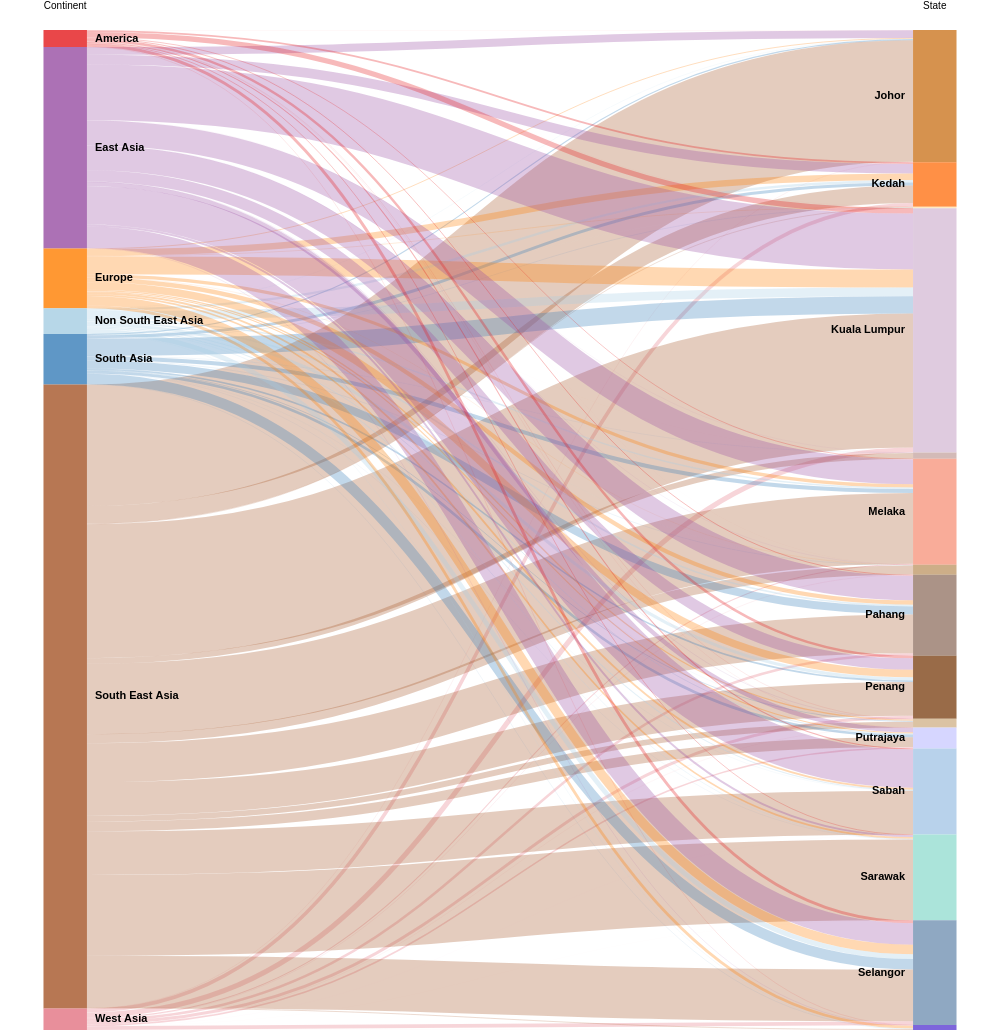

Here is the Vega-Lite specification saved for this chart:
### Vega specification from a JSON file in a GitHub repository (floating-point values rounded to 4 significant figures)
{"$schema": "https://vega.github.io/schema/vega/v3.0.json", "width": 1000, "height": 1000, "data": [{"name": "rawData", "values": [{"Continent": "America", "State": "Johor", "Total_Arrivals": 9861}, {"Continent": "East Asia", "State": "Johor", "Total_Arrivals": 464974}, {"Continent": "Europe", "State": "Johor", "Total_Arrivals": 51181}, {"Continent": "Non South East Asia", "State": "Johor", "Total_Arrivals": 18310}, {"Continent": "South Asia", "State": "Johor", "Total_Arrivals": 67553}, {"Continent": "South East Asia", "State": "Johor", "Total_Arrivals": 7275410}, {"Continent": "West Asia", "State": "Johor", "Total_Arrivals": 17890}, {"Continent": "America", "State": "Kedah", "Total_Arrivals": 110758}, {"Continent": "East Asia", "State": "Kedah", "Total_Arrivals": 574597}, {"Continent": "Europe", "State": "Kedah", "Total_Arrivals": 390134}, {"Continent": "Non South East Asia", "State": "Kedah", "Total_Arrivals": 146073}, {"Continent": "South Asia", "State": "Kedah", "Total_Arrivals": 183272}, {"Continent": "South East Asia", "State": "Kedah", "Total_Arrivals": 1045980}, {"Continent": "West Asia", "State": "Kedah", "Total_Arrivals": 220484}, {"Continent": "America", "State": "Kelantan", "Total_Arrivals": 2969}, {"Continent": "Europe", "State": "Kelantan", "Total_Arrivals": 27712}, {"Continent": "Non South East Asia", "State": "Kelantan", "Total_Arrivals": 3659}, {"Continent": "South Asia", "State": "Kelantan", "Total_Arrivals": 18674}, {"Continent": "South East Asia", "State": "Kelantan", "Total_Arrivals": 35934}, {"Continent": "West Asia", "State": "Kelantan", "Total_Arrivals": 3489}, {"Continent": "America", "State": "Kuala Lumpur", "Total_Arrivals": 314172}, {"Continent": "East Asia", "State": "Kuala Lumpur", "Total_Arrivals": 3342480}, {"Continent": "Europe", "State": "Kuala Lumpur", "Total_Arrivals": 1082939}, {"Continent": "Non South East Asia", "State": "Kuala Lumpur", "Total_Arrivals": 514170}, {"Continent": "South Asia", "State": "Kuala Lumpur", "Total_Arrivals": 1038683}, {"Continent": "South East Asia", "State": "Kuala Lumpur", "Total_Arrivals": 8019347}, {"Continent": "West Asia", "State": "Kuala Lumpur", "Total_Arrivals": 303758}, {"Continent": "America", "State": "Labuan", "Total_Arrivals": 810}, {"Continent": "East Asia", "State": "Labuan", "Total_Arrivals": 8809}, {"Continent": "Europe", "State": "Labuan", "Total_Arrivals": 1651}, {"Continent": "Non South East Asia", "State": "Labuan", "Total_Arrivals": 602}, {"Continent": "South Asia", "State": "Labuan", "Total_Arrivals": 11802}, {"Continent": "South East Asia", "State": "Labuan", "Total_Arrivals": 338464}, {"Continent": "America", "State": "Melaka", "Total_Arrivals": 46253}, {"Continent": "East Asia", "State": "Melaka", "Total_Arrivals": 1486596}, {"Continent": "Europe", "State": "Melaka", "Total_Arrivals": 192736}, {"Continent": "Non South East Asia", "State": "Melaka", "Total_Arrivals": 88026}, {"Continent": "South Asia", "State": "Melaka", "Total_Arrivals": 247572}, {"Continent": "South East Asia", "State": "Melaka", "Total_Arrivals": 4220615}, {"Continent": "West Asia", "State": "Melaka", "Total_Arrivals": 61069}, {"Continent": "America", "State": "Negeri Sembilan", "Total_Arrivals": 2159}, {"Continent": "East Asia", "State": "Negeri Sembilan", "Total_Arrivals": 11891}, {"Continent": "Europe", "State": "Negeri Sembilan", "Total_Arrivals": 16422}, {"Continent": "Non South East Asia", "State": "Negeri Sembilan", "Total_Arrivals": 6966}, {"Continent": "South Asia", "State": "Negeri Sembilan", "Total_Arrivals": 15879}, {"Continent": "South East Asia", "State": "Negeri Sembilan", "Total_Arrivals": 532780}, {"Continent": "West Asia", "State": "Negeri Sembilan", "Total_Arrivals": 18272}, {"Continent": "America", "State": "Pahang", "Total_Arrivals": 54437}, {"Continent": "East Asia", "State": "Pahang", "Total_Arrivals": 1475469}, {"Continent": "Europe", "State": "Pahang", "Total_Arrivals": 259049}, {"Continent": "Non South East Asia", "State": "Pahang", "Total_Arrivals": 105098}, {"Continent": "South Asia", "State": "Pahang", "Total_Arrivals": 479448}, {"Continent": "South East Asia", "State": "Pahang", "Total_Arrivals": 2322400}, {"Continent": "West Asia", "State": "Pahang", "Total_Arrivals": 152766}, {"Continent": "America", "State": "Penang", "Total_Arrivals": 149665}, {"Continent": "East Asia", "State": "Penang", "Total_Arrivals": 681596}, {"Continent": "Europe", "State": "Penang", "Total_Arrivals": 455832}, {"Continent": "Non South East Asia", "State": "Penang", "Total_Arrivals": 190781}, {"Continent": "South Asia", "State": "Penang", "Total_Arrivals": 90087}, {"Continent": "South East Asia", "State": "Penang", "Total_Arrivals": 2020877}, {"Continent": "West Asia", "State": "Penang", "Total_Arrivals": 183025}, {"Continent": "America", "State": "Perak", "Total_Arrivals": 17095}, {"Continent": "East Asia", "State": "Perak", "Total_Arrivals": 19609}, {"Continent": "Europe", "State": "Perak", "Total_Arrivals": 79011}, {"Continent": "Non South East Asia", "State": "Perak", "Total_Arrivals": 16635}, {"Continent": "South Asia", "State": "Perak", "Total_Arrivals": 38938}, {"Continent": "South East Asia", "State": "Perak", "Total_Arrivals": 339536}, {"Continent": "West Asia", "State": "Perak", "Total_Arrivals": 11155}, {"Continent": "Europe", "State": "Perlis", "Total_Arrivals": 1560}, {"Continent": "Non South East Asia", "State": "Perlis", "Total_Arrivals": 737}, {"Continent": "South Asia", "State": "Perlis", "Total_Arrivals": 1471}, {"Continent": "South East Asia", "State": "Perlis", "Total_Arrivals": 3623}, {"Continent": "West Asia", "State": "Perlis", "Total_Arrivals": 263}, {"Continent": "America", "State": "Putrajaya", "Total_Arrivals": 9025}, {"Continent": "East Asia", "State": "Putrajaya", "Total_Arrivals": 266504}, {"Continent": "Europe", "State": "Putrajaya", "Total_Arrivals": 72367}, {"Continent": "Non South East Asia", "State": "Putrajaya", "Total_Arrivals": 59290}, {"Continent": "South Asia", "State": "Putrajaya", "Total_Arrivals": 159390}, {"Continent": "South East Asia", "State": "Putrajaya", "Total_Arrivals": 581654}, {"Continent": "West Asia", "State": "Putrajaya", "Total_Arrivals": 89686}, {"Continent": "America", "State": "Sabah", "Total_Arrivals": 64561}, {"Continent": "East Asia", "State": "Sabah", "Total_Arrivals": 2288098}, {"Continent": "Europe", "State": "Sabah", "Total_Arrivals": 114107}, {"Continent": "Non South East Asia", "State": "Sabah", "Total_Arrivals": 60393}, {"Continent": "South Asia", "State": "Sabah", "Total_Arrivals": 6854}, {"Continent": "South East Asia", "State": "Sabah", "Total_Arrivals": 2610152}, {"Continent": "West Asia", "State": "Sabah", "Total_Arrivals": 2613}, {"Continent": "America", "State": "Sarawak", "Total_Arrivals": 46217}, {"Continent": "East Asia", "State": "Sarawak", "Total_Arrivals": 114292}, {"Continent": "Europe", "State": "Sarawak", "Total_Arrivals": 99423}, {"Continent": "Non South East Asia", "State": "Sarawak", "Total_Arrivals": 33531}, {"Continent": "South Asia", "State": "Sarawak", "Total_Arrivals": 8969}, {"Continent": "South East Asia", "State": "Sarawak", "Total_Arrivals": 4837917}, {"Continent": "West Asia", "State": "Sarawak", "Total_Arrivals": 1638}, {"Continent": "America", "State": "Selangor", "Total_Arrivals": 173863}, {"Continent": "East Asia", "State": "Selangor", "Total_Arrivals": 1290889}, {"Continent": "Europe", "State": "Selangor", "Total_Arrivals": 561465}, {"Continent": "Non South East Asia", "State": "Selangor", "Total_Arrivals": 283681}, {"Continent": "South Asia", "State": "Selangor", "Total_Arrivals": 631091}, {"Continent": "South East Asia", "State": "Selangor", "Total_Arrivals": 3101730}, {"Continent": "West Asia", "State": "Selangor", "Total_Arrivals": 222077}, {"Continent": "America", "State": "Terengganu", "Total_Arrivals": 18531}, {"Continent": "East Asia", "State": "Terengganu", "Total_Arrivals": 20244}, {"Continent": "Europe", "State": "Terengganu", "Total_Arrivals": 170830}, {"Continent": "Non South East Asia", "State": "Terengganu", "Total_Arrivals": 21748}, {"Continent": "South Asia", "State": "Terengganu", "Total_Arrivals": 14585}, {"Continent": "South East Asia", "State": "Terengganu", "Total_Arrivals": 43269}, {"Continent": "West Asia", "State": "Terengganu", "Total_Arrivals": 5529}], "transform": [{"type": "formula", "expr": "datum['Continent']", "as": "stack1"}, {"type": "formula", "expr": "datum.State", "as": "stack2"}, {"type": "formula", "expr": "datum.Total_Arrivals", "as": "size"}]}, {"name": "nodes", "source": "rawData", "transform": [{"type": "filter", "expr": "!groupSelector || groupSelector.stack1 == datum.stack1 || groupSelector.stack2 == datum.stack2"}, {"type": "formula", "expr": "datum.stack1 + datum.stack2", "as": "key"}, {"type": "fold", "fields": ["stack1", "stack2"], "as": ["stack", "groupID"]}, {"type": "formula", "expr": "datum.stack == 'stack1' ? datum.stack1 + ' ' + datum.stack2 : datum.stack2 + ' ' + datum.stack1", "as": "sortField"}, {"type": "stack", "groupby": ["stack"], "sort": {"field": "sortField", "order": "descending"}, "field": "size"}, {"type": "formula", "expr": "(datum.y0 + datum.y1) / 2", "as": "yc"}]}, {"name": "groups", "source": "nodes", "transform": [{"type": "aggregate", "groupby": ["stack", "groupID"], "fields": ["size"], "ops": ["sum"], "as": ["total"]}, {"type": "stack", "groupby": ["stack"], "sort": {"field": "groupID", "order": "descending"}, "field": "total"}, {"type": "formula", "expr": "scale('y', datum.y0)", "as": "scaledY0"}, {"type": "formula", "expr": "scale('y', datum.y1)", "as": "scaledY1"}, {"type": "formula", "expr": "datum.stack == 'stack1'", "as": "rightLabel"}, {"type": "formula", "expr": "datum.total / domain('y')[1]", "as": "percentage"}]}, {"name": "destinationNodes", "source": "nodes", "transform": [{"type": "filter", "expr": "datum.stack == 'stack2'"}]}, {"name": "edges", "source": "nodes", "transform": [{"type": "filter", "expr": "datum.stack == 'stack1'"}, {"type": "lookup", "from": "destinationNodes", "key": "key", "fields": ["key"], "as": ["target"]}, {"type": "linkpath", "orient": "horizontal", "shape": "diagonal", "sourceY": {"expr": "scale('y', datum.yc)"}, "sourceX": {"expr": "scale('x', 'stack1') + bandwidth('x')"}, "targetY": {"expr": "scale('y', datum.target.yc)"}, "targetX": {"expr": "scale('x', 'stack2')"}}, {"type": "formula", "expr": "range('y')[0] - scale('y', datum.size)", "as": "strokeWidth"}, {"type": "formula", "expr": "datum.size / domain('y')[1]", "as": "percentage"}]}], "scales": [{"name": "x", "type": "band", "range": "width", "domain": ["stack1", "stack2"], "paddingOuter": 0.05, "paddingInner": 0.95}, {"name": "y", "type": "linear", "range": "height", "domain": {"data": "nodes", "field": "y1"}}, {"name": "color", "type": "ordinal", "range": ["#e41a1c", "#984ea3", "#ff7f00", "#a6cee3", "#377eb8", "#a65628", "#e37383", "#CC7722", "#FF7518", "#FFE5B4", "#D8BFD8", "#C9A9A6", "#F89880", "#C19A6B", "#967969", "#80461B", "#D2B48C", "#CBC3E3", "#CCCCFF", "#A7C7E7", "#96DED1", "#7393B3", "#5D3FD3"], "domain": ["America", "East Asia", "Europe", "Non South East Asia", "South Asia", "South East Asia", "West Asia", "Johor", "Kedah", "Kelantan", "Kuala Lumpur", "Labuan", "Melaka", "Negeri Sembilan", "Pahang", "Penang", "Perak", "Perlis", "Putrajaya", "Sabah", "Sarawak", "Selangor", "Terengganu"]}, {"name": "stackNames", "type": "ordinal", "range": ["Continent", "State"], "domain": ["stack1", "stack2"]}], "axes": [{"orient": "top", "scale": "x", "domain": false, "ticks": false, "labelPadding": 20, "encode": {"labels": {"update": {"text": {"scale": "stackNames", "field": "value", "fontWeight": "bold", "fontSize": 14}}}}}, {"orient": "left", "scale": "y", "labels": false, "domain": false, "ticks": false}], "marks": [{"type": "path", "name": "edgeMark", "from": {"data": "edges"}, "clip": true, "encode": {"update": {"stroke": [{"test": "groupSelector && groupSelector.stack == 'stack1'", "scale": "color", "field": "stack2"}, {"scale": "color", "field": "stack1"}], "strokeWidth": {"field": "strokeWidth"}, "path": {"field": "path"}, "strokeOpacity": {"signal": "!groupSelector && (groupHover.stack1 == datum.stack1 || groupHover.stack2 == datum.stack2) ? 0.9 : 0.3"}, "zindex": {"signal": "!groupSelector && (groupHover.stack1 == datum.stack1 || groupHover.stack2 == datum.stack2) ? 1 : 0"}, "tooltip": {"signal": "{\"Tourist from the Continent of\": datum.stack1, \"State\": datum.stack2, \"Total Arrivals\": format(datum.size, ',.0f')}"}}, "hover": {"strokeOpacity": {"value": 1}}}}, {"type": "rect", "name": "groupMark", "from": {"data": "groups"}, "encode": {"enter": {"fill": {"scale": "color", "field": "groupID"}, "width": {"scale": "x", "band": 1}}, "update": {"x": {"scale": "x", "field": "stack"}, "y": {"field": "scaledY0"}, "y2": {"field": "scaledY1"}, "fillOpacity": {"value": 0.8}, "tooltip": {"signal": "datum.groupID + ' has ' + format(datum.total, ',.0f') + ' total tourist arrivals.'"}}, "hover": {"fillOpacity": {"value": 1}}}}, {"type": "text", "from": {"data": "groups"}, "interactive": false, "encode": {"update": {"x": {"signal": "scale('x', datum.stack) + (datum.rightLabel ? bandwidth('x') + 8 : -8)"}, "yc": {"signal": "(datum.scaledY0 + datum.scaledY1) / 2"}, "align": {"signal": "datum.rightLabel ? 'left' : 'right'"}, "baseline": {"value": "middle"}, "fontWeight": {"value": "bold"}, "text": {"signal": "abs(datum.scaledY0 - datum.scaledY1) > 13 ? datum.groupID: ''"}}}}, {"type": "group", "data": [{"name": "dataForShowAll", "values": [{}], "transform": [{"type": "filter", "expr": "groupSelector"}]}], "encode": {"enter": {"xc": {"signal": "width / 2"}, "y": {"value": 30}, "width": {"value": 80}, "height": {"value": 30}}}, "marks": [{"type": "group", "name": "groupReset", "from": {"data": "dataForShowAll"}, "encode": {"enter": {"cornerRadius": {"value": 6}, "fill": {"value": "#f5f5f5"}, "stroke": {"value": "#c1c1c1"}, "strokeWidth": {"value": 2}, "height": {"field": {"group": "height"}}, "width": {"field": {"group": "width"}}}, "update": {"opacity": {"value": 1}}, "hover": {"opacity": {"value": 0.7}}}, "marks": [{"type": "text", "interactive": false, "encode": {"enter": {"xc": {"field": {"group": "width"}, "mult": 0.5}, "yc": {"field": {"group": "height"}, "mult": 0.5, "offset": 2}, "align": {"value": "center"}, "baseline": {"value": "middle"}, "fontWeight": {"value": "bold"}, "text": {"value": "Show All"}}}}]}]}], "signals": [{"name": "groupHover", "value": {}, "on": [{"events": "@groupMark:mouseover", "update": "{stack1:datum.stack == 'stack1' && datum.groupID, stack2:datum.stack == 'stack2' && datum.groupID}"}, {"events": "mouseout", "update": "{}"}]}, {"name": "groupSelector", "value": false, "on": [{"events": "@groupMark:click!", "update": "{stack:datum.stack, stack1: datum.stack == 'stack1' && datum.groupID, stack2: datum.stack == 'stack2' && datum.groupID}"}, {"events": [{"type": "click", "markname": "groupReset"}, {"type": "dblclick"}], "update": "false"}]}]}
